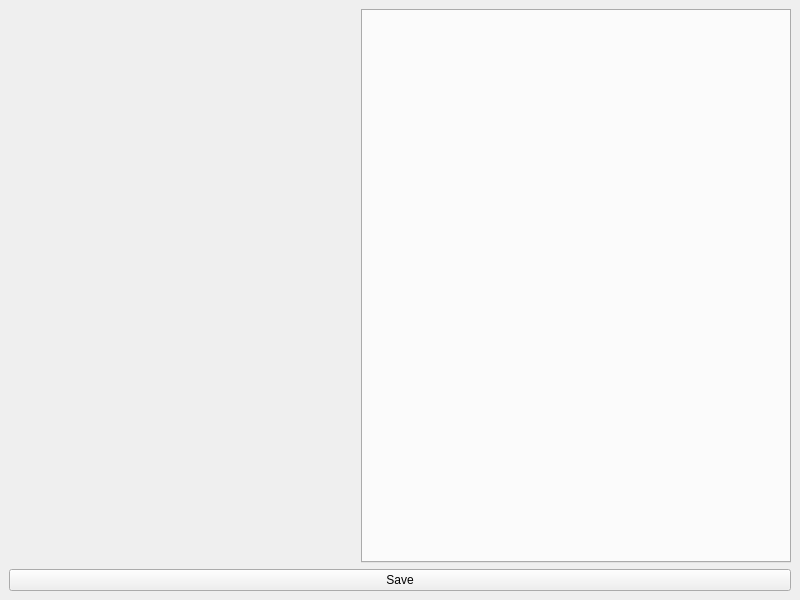
<?xml version="1.0" encoding="UTF-8"?>
<ui version="4.0">
 <class>main_window</class>
 <widget class="QMainWindow" name="main_window">
  <property name="geometry">
   <rect>
    <x>0</x>
    <y>0</y>
    <width>800</width>
    <height>600</height>
   </rect>
  </property>
  <property name="windowTitle">
   <string>Monitor Configuration</string>
  </property>
  <widget class="QWidget" name="central_widget">
   <layout class="QGridLayout" name="gridLayout_2">
    <item row="0" column="0">
     <layout class="QGridLayout" name="main_grid_layout" rowstretch="24,0">
      <item row="0" column="1">
       <widget class="QTabWidget" name="monitor_tab_widget">
        <property name="sizePolicy">
         <sizepolicy hsizetype="Fixed" vsizetype="Expanding">
          <horstretch>0</horstretch>
          <verstretch>0</verstretch>
         </sizepolicy>
        </property>
        <property name="minimumSize">
         <size>
          <width>430</width>
          <height>0</height>
         </size>
        </property>
        <property name="currentIndex">
         <number>-1</number>
        </property>
       </widget>
      </item>
      <item row="1" column="0" colspan="2">
       <widget class="QPushButton" name="save_button">
        <property name="sizePolicy">
         <sizepolicy hsizetype="Minimum" vsizetype="Expanding">
          <horstretch>0</horstretch>
          <verstretch>0</verstretch>
         </sizepolicy>
        </property>
        <property name="cursor">
         <cursorShape>PointingHandCursor</cursorShape>
        </property>
        <property name="text">
         <string>Save</string>
        </property>
       </widget>
      </item>
      <item row="0" column="0">
       <widget class="QWidget" name="monitors_area_widget" native="true"/>
      </item>
     </layout>
    </item>
   </layout>
  </widget>
 </widget>
 <resources/>
 <connections/>
</ui>
